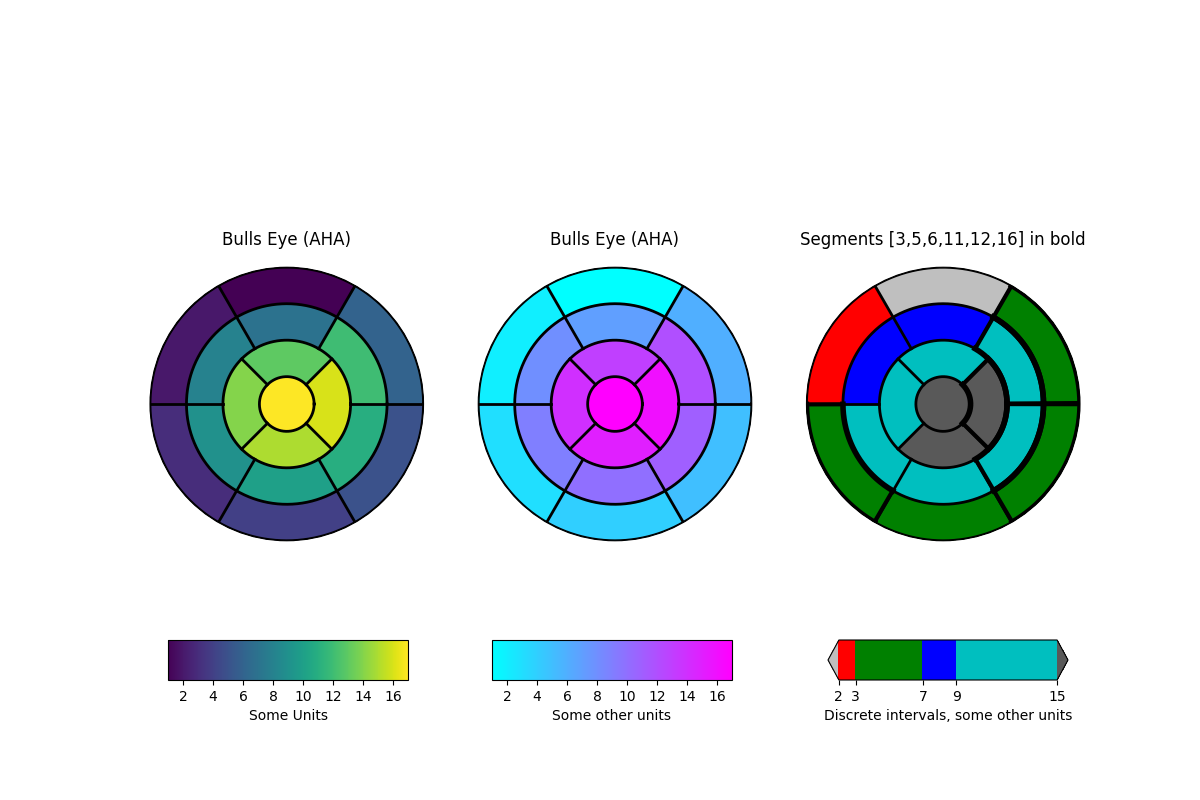

Write Python code to recreate this figure.
import numpy as np
import matplotlib as mpl
import matplotlib.pyplot as plt


def bullseye_plot(ax, data, segBold=None, cmap=None, norm=None):
    """
    Bullseye representation for the left ventricle.

    Parameters
    ----------
    ax : axes
    data : list of int and float
        The intensity values for each of the 17 segments
    segBold: list of int, optional
        A list with the segments to highlight
    cmap : ColorMap or None, optional
        Optional argument to set the desired colormap
    norm : Normalize or None, optional
        Optional argument to normalize data into the [0.0, 1.0] range


    Notes
    -----
    This function create the 17 segment model for the left ventricle according
    to the American Heart Association (AHA) [1]_

    References
    ----------
    .. [1] M. D. Cerqueira, N. J. Weissman, V. Dilsizian, A. K. Jacobs,
        S. Kaul, W. K. Laskey, D. J. Pennell, J. A. Rumberger, T. Ryan,
        and M. S. Verani, "Standardized myocardial segmentation and
        nomenclature for tomographic imaging of the heart",
        Circulation, vol. 105, no. 4, pp. 539-542, 2002.
    """
    if segBold is None:
        segBold = []

    linewidth = 2
    data = np.array(data).ravel()

    if cmap is None:
        cmap = plt.cm.viridis

    if norm is None:
        norm = mpl.colors.Normalize(vmin = data.min(), vmax = data.max())

    theta = np.linspace(0, 2 * np.pi, 768)
    r = np.linspace(0.2, 1, 4)

    # Create the bound for the segment 17
    for i in range(r.shape[0]):
        ax.plot(theta, np.repeat(r[i], theta.shape), '-k', lw = linewidth)

    # Create the bounds for the segments  1-12
    for i in range(6):
        theta_i = np.deg2rad(i * 60)
        ax.plot([theta_i, theta_i], [r[1], 1], '-k', lw = linewidth)

    # Create the bounds for the segments 13-16
    for i in range(4):
        theta_i = np.deg2rad(i * 90 - 45)
        ax.plot([theta_i, theta_i], [r[0], r[1]], '-k', lw = linewidth)

    # Fill the segments 1-6
    r0 = r[2:4]
    r0 = np.repeat(r0[:, np.newaxis], 128, axis = 1).T

    for i in range(6):
        # First segment start at 60 degrees
        theta0 = theta[i * 128:i * 128 + 128] + np.deg2rad(60)
        theta0 = np.repeat(theta0[:, np.newaxis], 2, axis = 1)
        z = np.ones((128, 2)) * data[i]
        ax.pcolormesh(theta0, r0, z, cmap = cmap, norm = norm)
        if i + 1 in segBold:
            ax.plot(theta0, r0, '-k', lw = linewidth + 2)
            ax.plot(theta0[0], [r[2], r[3]], '-k', lw = linewidth + 1)
            ax.plot(theta0[-1], [r[2], r[3]], '-k', lw = linewidth + 1)

    # Fill the segments 7-12
    r0 = r[1:3]
    r0 = np.repeat(r0[:, np.newaxis], 128, axis = 1).T
    for i in range(6):
        # First segment start at 60 degrees
        theta0 = theta[i * 128:i * 128 + 128] + np.deg2rad(60)
        theta0 = np.repeat(theta0[:, np.newaxis], 2, axis = 1)
        z = np.ones((128, 2)) * data[i + 6]
        ax.pcolormesh(theta0, r0, z, cmap = cmap, norm = norm)
        if i + 7 in segBold:
            ax.plot(theta0, r0, '-k', lw = linewidth + 2)
            ax.plot(theta0[0], [r[1], r[2]], '-k', lw = linewidth + 1)
            ax.plot(theta0[-1], [r[1], r[2]], '-k', lw = linewidth + 1)

    # Fill the segments 13-16
    r0 = r[0:2]
    r0 = np.repeat(r0[:, np.newaxis], 192, axis = 1).T
    for i in range(4):
        # First segment start at 45 degrees
        theta0 = theta[i * 192:i * 192 + 192] + np.deg2rad(45)
        theta0 = np.repeat(theta0[:, np.newaxis], 2, axis = 1)
        z = np.ones((192, 2)) * data[i + 12]
        ax.pcolormesh(theta0, r0, z, cmap = cmap, norm = norm)
        if i + 13 in segBold:
            ax.plot(theta0, r0, '-k', lw = linewidth + 2)
            ax.plot(theta0[0], [r[0], r[1]], '-k', lw = linewidth + 1)
            ax.plot(theta0[-1], [r[0], r[1]], '-k', lw = linewidth + 1)

    # Fill the segments 17
    if data.size == 17:
        r0 = np.array([0, r[0]])
        r0 = np.repeat(r0[:, np.newaxis], theta.size, axis = 1).T
        theta0 = np.repeat(theta[:, np.newaxis], 2, axis = 1)
        z = np.ones((theta.size, 2)) * data[16]
        ax.pcolormesh(theta0, r0, z, cmap = cmap, norm = norm)
        if 17 in segBold:
            ax.plot(theta0, r0, '-k', lw = linewidth + 2)

    ax.set_ylim([0, 1])
    ax.set_yticklabels([])
    ax.set_xticklabels([])


# Create the fake data
data = np.array(range(17)) + 1


# Make a figure and axes with dimensions as desired.
fig, ax = plt.subplots(figsize = (12, 8), nrows = 1, ncols = 3,
                       subplot_kw = dict(projection = 'polar'))
fig.canvas.set_window_title('Left Ventricle Bulls Eyes (AHA)')

# Create the axis for the colorbars
axl = fig.add_axes([0.14, 0.15, 0.2, 0.05])
axl2 = fig.add_axes([0.41, 0.15, 0.2, 0.05])
axl3 = fig.add_axes([0.69, 0.15, 0.2, 0.05])


# Set the colormap and norm to correspond to the data for which
# the colorbar will be used.
cmap = mpl.cm.viridis
norm = mpl.colors.Normalize(vmin = 1, vmax = 17)

# ColorbarBase derives from ScalarMappable and puts a colorbar
# in a specified axes, so it has everything needed for a
# standalone colorbar.  There are many more kwargs, but the
# following gives a basic continuous colorbar with ticks
# and labels.
cb1 = mpl.colorbar.ColorbarBase(axl, cmap = cmap, norm = norm,
                                orientation = 'horizontal')
cb1.set_label('Some Units')


# Set the colormap and norm to correspond to the data for which
# the colorbar will be used.
cmap2 = mpl.cm.cool
norm2 = mpl.colors.Normalize(vmin = 1, vmax = 17)

# ColorbarBase derives from ScalarMappable and puts a colorbar
# in a specified axes, so it has everything needed for a
# standalone colorbar.  There are many more kwargs, but the
# following gives a basic continuous colorbar with ticks
# and labels.
cb2 = mpl.colorbar.ColorbarBase(axl2, cmap = cmap2, norm = norm2,
                                orientation = 'horizontal')
cb2.set_label('Some other units')


# The second example illustrates the use of a ListedColormap, a
# BoundaryNorm, and extended ends to show the "over" and "under"
# value colors.
cmap3 = mpl.colors.ListedColormap(['r', 'g', 'b', 'c'])
cmap3.set_over('0.35')
cmap3.set_under('0.75')

# If a ListedColormap is used, the length of the bounds array must be
# one greater than the length of the color list.  The bounds must be
# monotonically increasing.
bounds = [2, 3, 7, 9, 15]
norm3 = mpl.colors.BoundaryNorm(bounds, cmap3.N)
cb3 = mpl.colorbar.ColorbarBase(axl3, cmap = cmap3, norm = norm3,
                                # to use 'extend', you must
                                # specify two extra boundaries:
                                boundaries = [0] + bounds + [18],
                                extend = 'both',
                                ticks = bounds,  # optional
                                spacing = 'proportional',
                                orientation = 'horizontal')
cb3.set_label('Discrete intervals, some other units')


# Create the 17 segment model
bullseye_plot(ax[0], data, cmap = cmap, norm = norm)
ax[0].set_title('Bulls Eye (AHA)')

bullseye_plot(ax[1], data, cmap = cmap2, norm = norm2)
ax[1].set_title('Bulls Eye (AHA)')

bullseye_plot(ax[2], data, segBold = [3, 5, 6, 11, 12, 16],
              cmap = cmap3, norm = norm3)
ax[2].set_title('Segments [3,5,6,11,12,16] in bold')

fig.savefig("Leftventricle_Bulleye.png")

plt.show()

# source : https://matplotlib.org/devdocs/gallery/specialty_plots/leftventricle_bulleye.html#sphx-glr-gallery-specialty-plots-leftventricle-bulleye-py